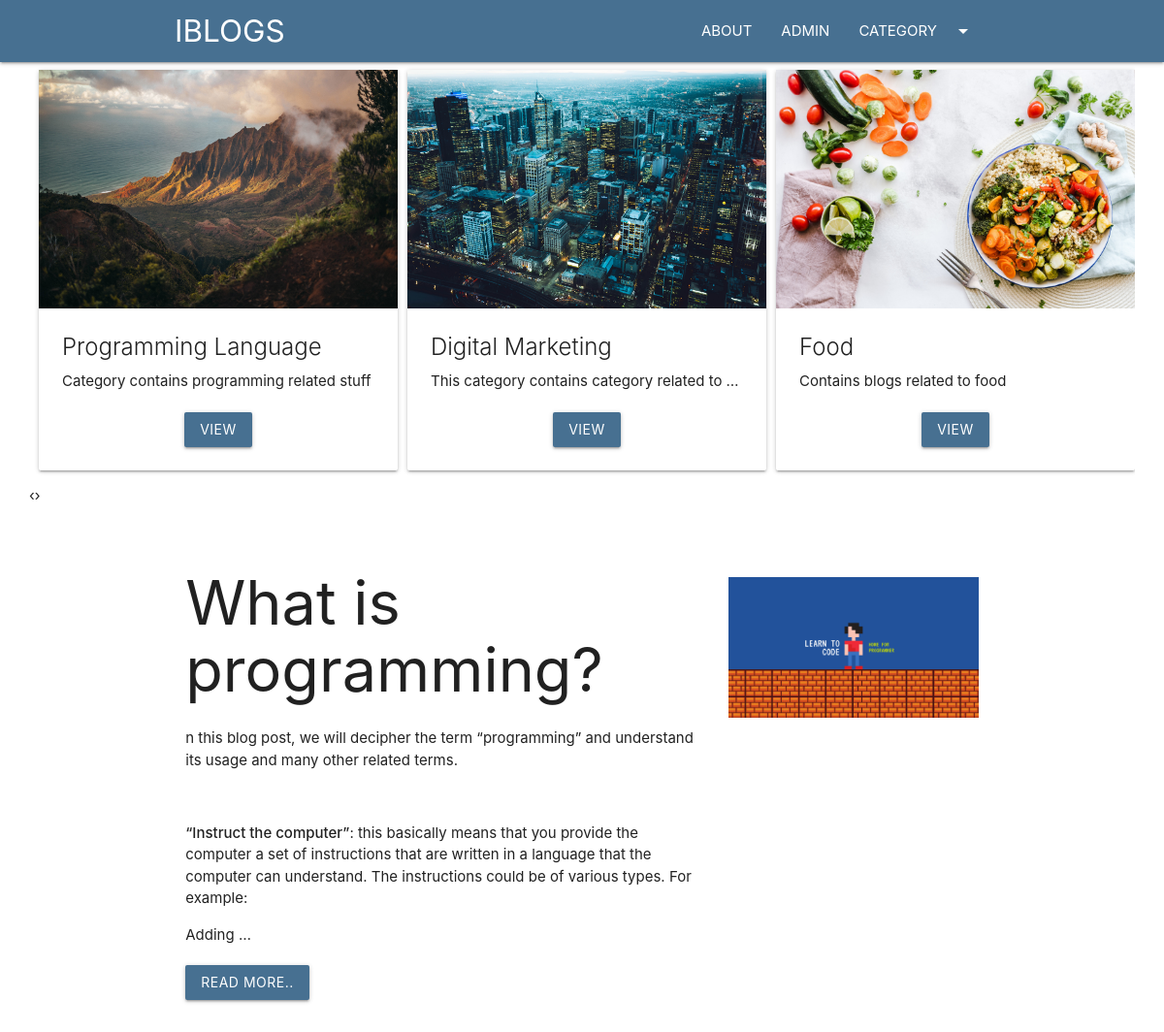
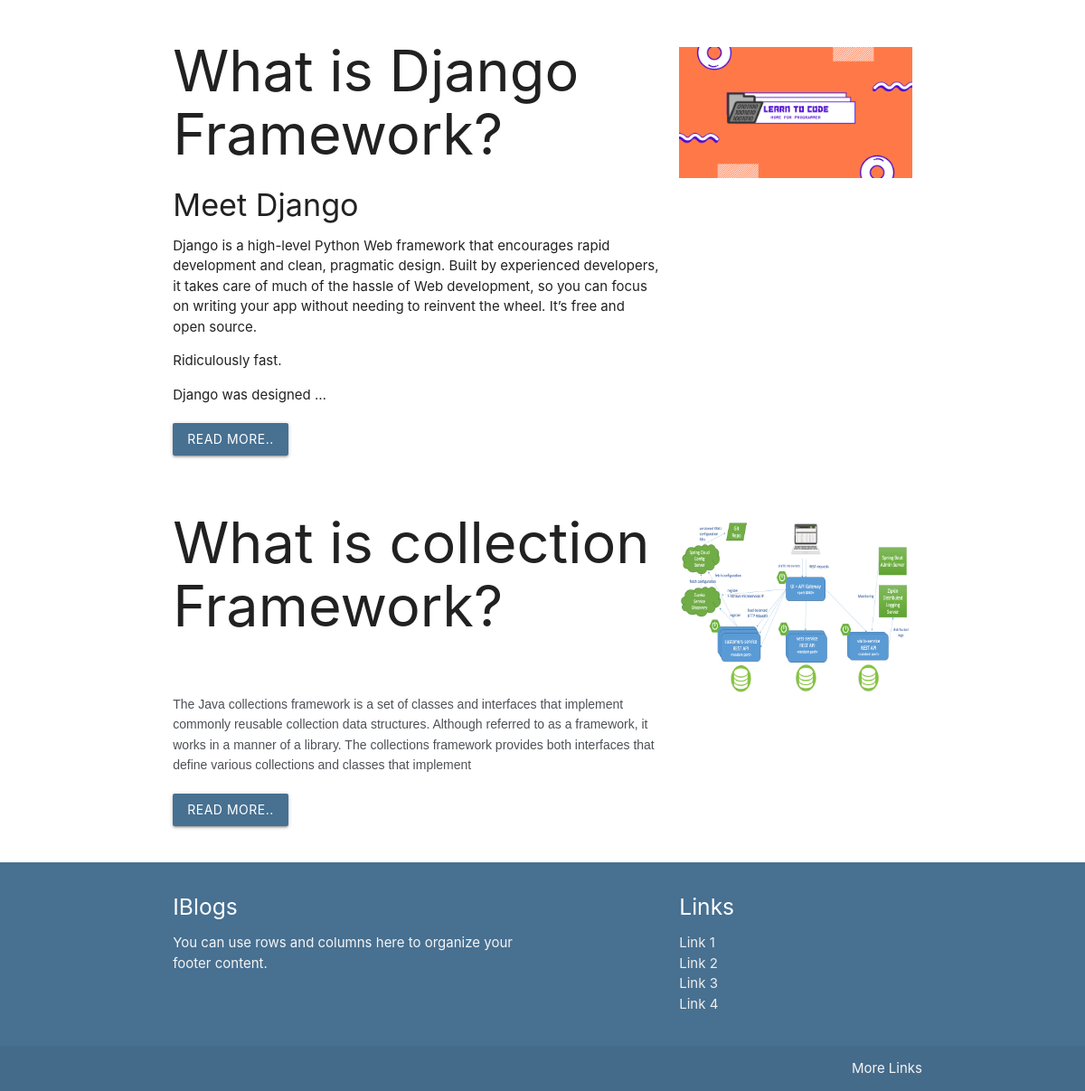
/home/, run on the app's committed database (2 pictures, top to bottom).
### blog/models.py (models this page shows, shortened)
class Category(models.Model):
    cat_id = models.AutoField(primary_key=True)
    title = models.CharField(max_length=100)
    description = models.TextField()
    url = models.CharField(max_length=100)
    image = models.ImageField(upload_to='category/')
    add_date = models.DateTimeField(auto_now_add=True, null=True)

class Post(models.Model):
    post_id = models.AutoField(primary_key=True)
    title = models.CharField(max_length=200)
    content = models.TextField()
    url = models.CharField(max_length=100)
    cat = models.ForeignKey(Category, on_delete=models.CASCADE)
    image = models.ImageField(upload_to='post/')

### blog/views.py (the view)
# urls.py: 2. Add a URL to urlpatterns:  path('', views.home, name='home')
def home(request):
    posts = Post.objects.all()[:11]
    cats = Category.objects.all()
    data = {
        'posts': posts,
        'cats': cats
    }
    return render(request, 'home.html', data)

### template/home.html (shortened to what this page needs)
{%extends 'base.html' %}
{%block content%}
<div class="container-custom">
    <div class="owl-carousel">
        {% for cat in cats %}
        <div class="card item" style="margin-left:10px;">
            <div class="img-container">
                <img src="/media/{{cat.image}}" class="responsive-img" alt="">
            </div>
            <div class="card-content">
                <div class="card-title">
                    {{cat.title}}
                </div>
                <p class="truncate">{{cat.description}}</p>
                <div class="container center-align mt20">
                    <a href="/category/{{cat.url}}" class="btn bg-primary">VIEW</a>
                </div>
            </div>
        </div>
        {%endfor%}
    </div>
</div>
<div class="container">
    <div class="row">
        <div class="col s12 ">
            {%for p in posts %}
            <div class="row">
                <div class="col s12 m8">
                    {{p.content |truncatewords:60 | safe}}
                    <div class="mt20">
                        <a href="/blog/{{p.url}}" class="btn  bg-primary ">Read More..</a>
                    </div>
                </div>
                <div class="col s12 m4">
                    <img src="/media/{{p.image}}" class="responsive-img" style="margin-top:50px;">
                </div>
            </div>
            {%endfor %}
        </div>
    </div>
</div>
{%endblock%}

### template/base.html (shortened to what this page needs)
<!DOCTYPE html>
<html lang="en">
<head>
    <link rel="stylesheet" href="https://cdnjs.cloudflare.com/ajax/libs/materialize/1.0.0/css/materialize.min.css">
    {% load static %}
    <link rel="stylesheet" href="{% static 'css/style.css'%}">
    <link rel="stylesheet" href="{% static 'css/owl.carousel.min.css'%}">
    <link rel="stylesheet" href="{% static 'css/owl.theme.default.min.css'%}">
</head>
<body>
{%include 'header.html' %}
{%block content %}
{%endblock%}
{% include 'footer.html' %}
</body>
</html>

### template/header.html (shortened to what this page needs)
<nav class="bg-primary">
    <div class="container">
        <div class="nav-wrapper">
            <a href="/home" class="brand-logo">IBLOGS</a>
            <ul class="right hide-on-med-and-down">
                <li><a href="/about">ABOUT</a></li>
                <li><a href="/admin">ADMIN</a></li>
                <li><a class="dropdown-trigger" href="#!" data-target="dropdown1">CATEGORY<i
                        class="material-icons right">arrow_drop_down</i></a>
                </li>
            </ul>
        </div>
    </div>
</nav>

### template/footer.html
   <footer class="page-footer bg-primary">
          <div class="container">
            <div class="row">
              <div class="col l6 s12">
                <h5 class="white-text">IBlogs</h5>
                <p class="grey-text text-lighten-4">You can use rows and columns here to organize your footer content.</p>
              </div>
              <div class="col l4 offset-l2 s12">
                <h5 class="white-text">Links</h5>
                <ul>
                  <li><a class="grey-text text-lighten-3" href="#!">Link 1</a></li>
                  <li><a class="grey-text text-lighten-3" href="#!">Link 2</a></li>
                  <li><a class="grey-text text-lighten-3" href="#!">Link 3</a></li>
                  <li><a class="grey-text text-lighten-3" href="#!">Link 4</a></li>
                </ul>
              </div>
            </div>
          </div>
          <div class="footer-copyright">
            <div class="container">
            <a class="grey-text text-lighten-4 right" href="#!">More Links</a>
            </div>
          </div>
        </footer>

### blog/static/css/style.css (style rules this page uses)
.bg-primary { background:#477091!important; }
.mt20 { margin-top:20px; }
.container-custom { width:95%!important; margin:auto; }

### data on the page
Category: image (picture), title "Programming Language", description "Category contains programming related stuff"
Category: image (picture), title "Digital Marketing", description "This category contains category related to…"
Category: image (picture), title "Food", description "Contains blogs related to food"
Post: content "What is programming? n this blog post, we will decipher the term “programming” and understand its usage and many other related terms. “Instruct the computer” : this basically means that you provide the computer a set of instructions that are written in a language that the computer can understand. The instructions could be of various types. For example: Adding …", image (picture)
Post: content "What is Django Framework? Meet Django Django is a high-level Python Web framework that encourages rapid development and clean, pragmatic design. Built by experienced developers, it takes care of much of the hassle of Web development, so you can focus on writing your app without needing to reinvent the wheel. It’s free and open source. Ridiculously fast. Django was designed …", image (picture)
Post: content "What is collection Framework? The Java collections framework is a set of classes and interfaces that implement commonly reusable collection data structures. Although referred to as a framework, it works in a manner of a library. The collections framework provides both interfaces that define various collections and classes that implement", image (picture)
